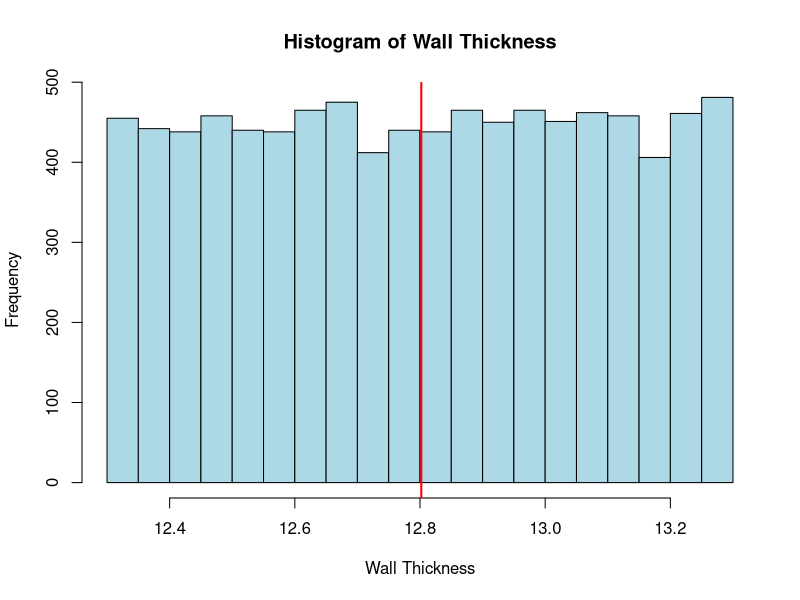
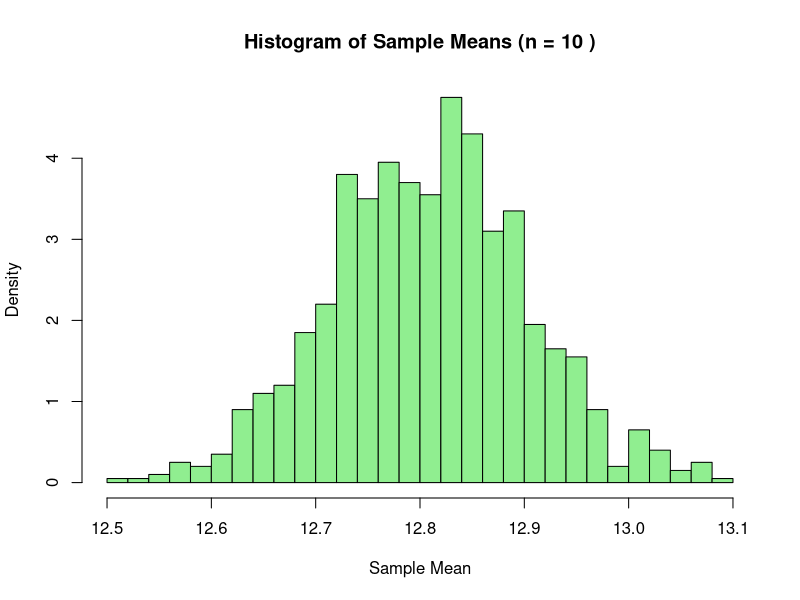
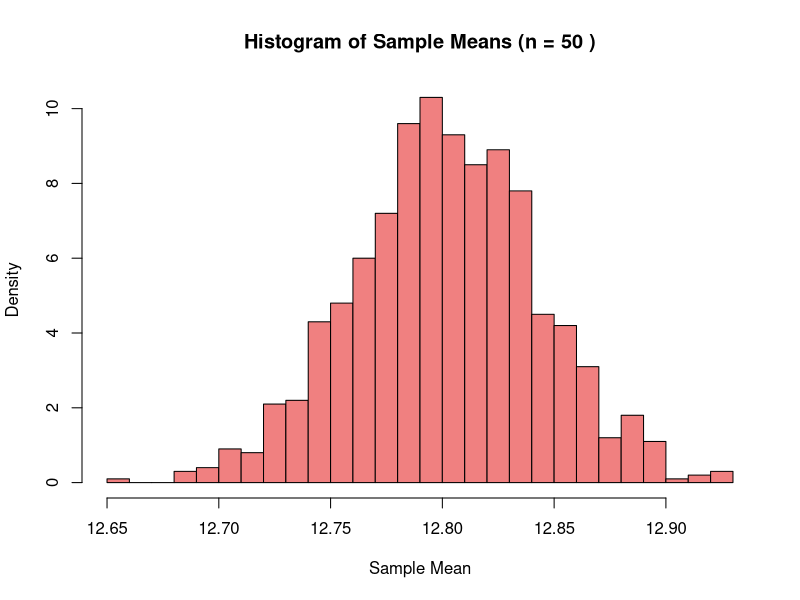
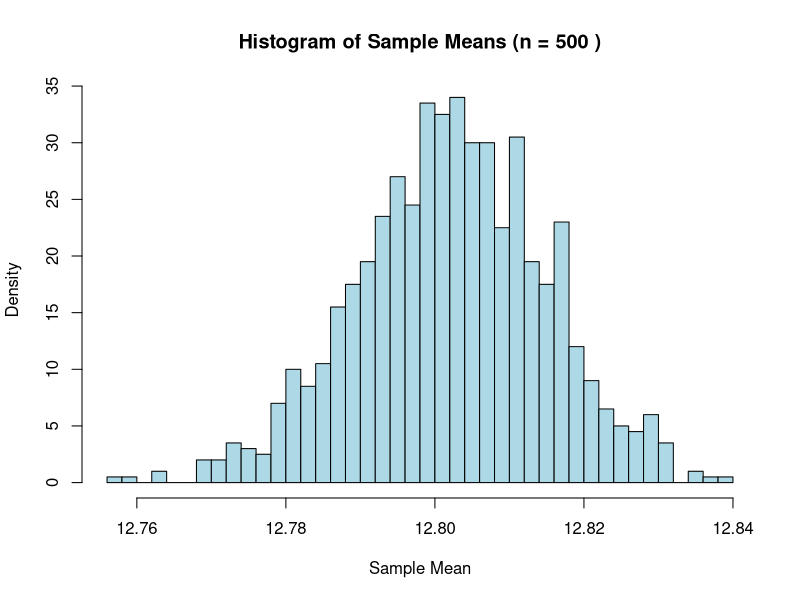
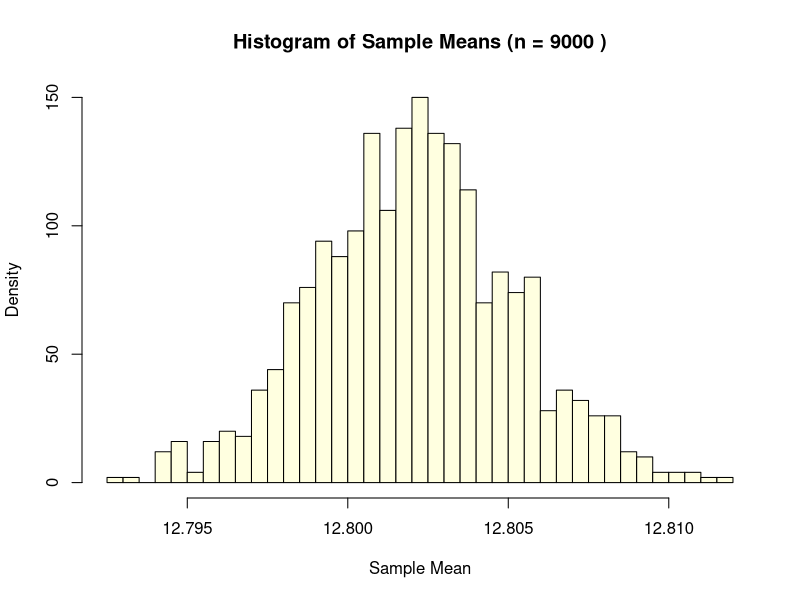
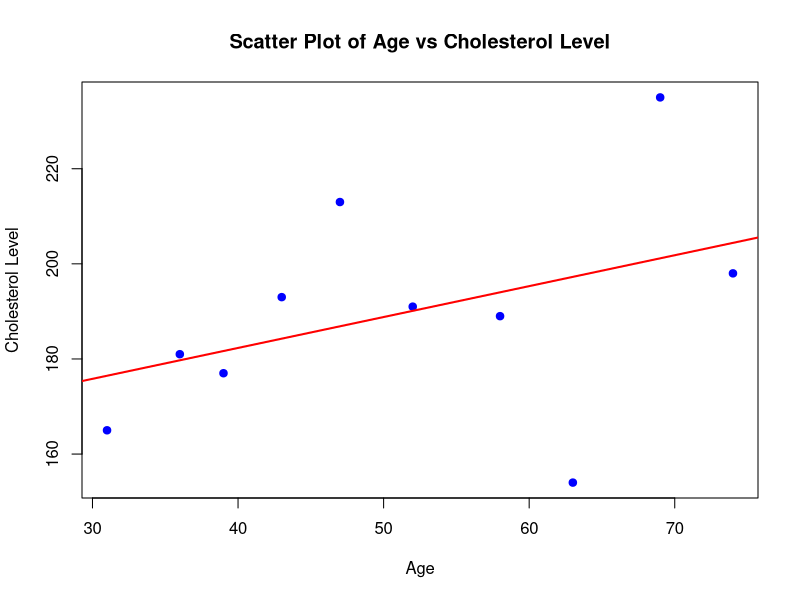

Write the R code that produced these figures, in order.
## ---- chunk 1
# Q1.A pipe manufacturing organization produces different kinds of pipes. 
# We are given the monthly data of the wall thickness of certain types of pipes 
# (data is available on LMS Clt-data.csv).
# The organization has an analysis to perform and one of the basic assumption 
# of that analysis is that the data should be normally distributed.
# You have the following tasks to do:
# (a) Import the csv data file in R.
# (b) Validate data for correctness by counting number of rows and viewing the 
# xtop ten rows of the dataset.
# (c) Calculate the population mean and plot the observations by making a histogram.
# (d) Mark the mean computed in last step by using the function abline.
data = read.csv("Clt-data.csv")
dim(data)
head(data,10)
# Calculate the population mean
population_mean <- mean(data$Wall.Thickness)
print(paste("Population mean: ", population_mean))

# Plot a histogram of the data
hist(data$Wall.Thickness, breaks = 30, 
     main = "Histogram of Wall Thickness",
     xlab = "Wall Thickness", col = "lightblue", border = "black")

# Mark the population mean on the histogram
abline(v = population_mean, col = "red", lwd = 2)

# Function to draw samples and calculate mean
draw_samples <- function(sample_size, sample_colour, num_samples = 1000) {
  sample_means <- numeric(num_samples)
  
  for (i in 1:num_samples) {
    sample_means[i] <- mean(sample(data$Wall.Thickness, sample_size, replace = TRUE))
  }
  
  # Plot the histogram of sample means
  hist(sample_means, breaks = 30,  
       main = paste("Histogram of Sample Means (n =", sample_size, ")"), 
       xlab = "Sample Mean", col = sample_colour, freq = FALSE)
  abline(v = mean(sample_size), col = "red", lwd = 2)
}

# Sample sizes
sample_sizes <- c(10, 50, 500, 9000)
sample_colours <- c("lightgreen", "lightcoral","lightblue","lightyellow")
n=4

# Plot sample means for each sample size
for (i in 1:n) {
  draw_samples(sample_sizes[i],sample_colours[i])
}
## ---- chunk 2
# Q2.The following table gives information on ages and cholesterol levels for a 
# random sample of 10 men. Plot the scatter diagram and a regression line that 
# will enable us to predict Cholesterol level on age. Further, estimate the 
# cholesterol level of a 60 year-old man.
Age <- c(58, 69, 43, 39, 63, 52, 47, 31, 74, 36)
Cholesterol <- c(189, 235, 193, 177, 154, 191, 213, 165, 198, 181)

# Scatter plot
plot(Age, Cholesterol, main = "Scatter Plot of Age vs Cholesterol Level", 
     xlab = "Age", ylab = "Cholesterol Level", pch = 19, col = "blue")
# Linear regression model
model <- lm(Cholesterol ~ Age)

# Add regression line to the plot
abline(model, col = "red", lwd = 2)
# Predict cholesterol for Age = 60
predicted_cholesterol <- predict(model, data.frame(Age = 60))
print(paste("Estimated cholesterol level for a 60-year-old man:", round(predicted_cholesterol, 2)))
## ---- chunk 3
# Q3.A research methodology course has recently been added to the PhD curriculum 
# at the Thapar Institute of Engineering and Technology, Patiala. To evaluate 
# its effec- tiveness, students take a test on formulating research problems and
# writing research papers both before and after completing the course. Assume 
# that the differences between the pre-course and post-course test scores are 
# normally distributed, and a high score on the test indicates a strong level of 
# assertive- ness. Do the collected data, at 5% level of significance, provide 
# enough evidence to conclude that research scholars become more assertive after
# completing the course?
before_test <- c(145, 173, 158, 141, 167, 159, 154, 167, 145, 153)
after_test <- c(155, 167, 156, 149, 168, 162, 158, 169, 157, 161)

# Differences between before and after scores
differences <- after_test - before_test
print(differences)

# Paired t-test
t_test_result <- t.test(after_test, before_test, paired = TRUE, alternative = "greater")
print(t_test_result)
